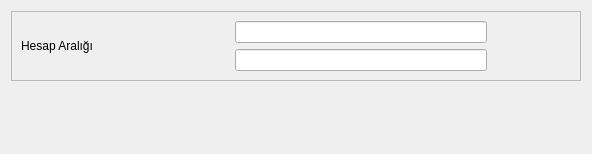
<?xml version="1.0" encoding="UTF-8"?>
<ui version="4.0">
 <class>MUH_HESAP_PLANI_RAPORU_BATCH</class>
 <widget class="QDialog" name="MUH_HESAP_PLANI_RAPORU_BATCH">
  <property name="geometry">
   <rect>
    <x>0</x>
    <y>0</y>
    <width>592</width>
    <height>154</height>
   </rect>
  </property>
  <property name="sizePolicy">
   <sizepolicy hsizetype="Expanding" vsizetype="Expanding">
    <horstretch>0</horstretch>
    <verstretch>0</verstretch>
   </sizepolicy>
  </property>
  <property name="minimumSize">
   <size>
    <width>592</width>
    <height>154</height>
   </size>
  </property>
  <property name="maximumSize">
   <size>
    <width>592</width>
    <height>154</height>
   </size>
  </property>
  <property name="windowTitle">
   <string>Hesap Planı</string>
  </property>
  <layout class="QGridLayout" name="gridLayout" rowstretch="3,0,0" columnstretch="200,0">
   <property name="sizeConstraint">
    <enum>QLayout::SetNoConstraint</enum>
   </property>
   <item row="0" column="0" colspan="2">
    <widget class="QFrame" name="frame_2">
     <property name="sizePolicy">
      <sizepolicy hsizetype="Expanding" vsizetype="Fixed">
       <horstretch>0</horstretch>
       <verstretch>0</verstretch>
      </sizepolicy>
     </property>
     <property name="minimumSize">
      <size>
       <width>0</width>
       <height>0</height>
      </size>
     </property>
     <property name="frameShape">
      <enum>QFrame::StyledPanel</enum>
     </property>
     <property name="frameShadow">
      <enum>QFrame::Raised</enum>
     </property>
     <layout class="QGridLayout" name="gridLayout_2" rowstretch="2,2" columnstretch="1,15,30,10">
      <item row="0" column="0" rowspan="2">
       <widget class="QLabel" name="label">
        <property name="sizePolicy">
         <sizepolicy hsizetype="Fixed" vsizetype="Fixed">
          <horstretch>0</horstretch>
          <verstretch>0</verstretch>
         </sizepolicy>
        </property>
        <property name="text">
         <string>Hesap Aralığı </string>
        </property>
       </widget>
      </item>
      <item row="0" column="2">
       <widget class="QLineEdit" name="lineedit_bas_hesap_ismi">
        <property name="maximumSize">
         <size>
          <width>16777215</width>
          <height>16777215</height>
         </size>
        </property>
        <property name="focusPolicy">
         <enum>Qt::NoFocus</enum>
        </property>
        <property name="readOnly">
         <bool>true</bool>
        </property>
       </widget>
      </item>
      <item row="1" column="2">
       <widget class="QLineEdit" name="lineedit_bts_hesap_ismi">
        <property name="maximumSize">
         <size>
          <width>16777215</width>
          <height>16777215</height>
         </size>
        </property>
        <property name="focusPolicy">
         <enum>Qt::NoFocus</enum>
        </property>
        <property name="readOnly">
         <bool>true</bool>
        </property>
       </widget>
      </item>
      <item row="0" column="1">
       <widget class="QSearchEdit" name="search_edit_bas_hesap_kodu" native="true">
        <property name="sizePolicy">
         <sizepolicy hsizetype="Expanding" vsizetype="Fixed">
          <horstretch>0</horstretch>
          <verstretch>0</verstretch>
         </sizepolicy>
        </property>
        <property name="whatsThis">
         <string>Arama widget. </string>
        </property>
        <property name="QSearchEdit" stdset="0">
         <rect>
          <x>0</x>
          <y>0</y>
          <width>100</width>
          <height>100</height>
         </rect>
        </property>
       </widget>
      </item>
      <item row="1" column="1">
       <widget class="QSearchEdit" name="search_edit_bts_hesap_kodu" native="true">
        <property name="sizePolicy">
         <sizepolicy hsizetype="Expanding" vsizetype="Fixed">
          <horstretch>0</horstretch>
          <verstretch>0</verstretch>
         </sizepolicy>
        </property>
        <property name="whatsThis">
         <string>Arama widget. </string>
        </property>
        <property name="QSearchEdit" stdset="0">
         <rect>
          <x>0</x>
          <y>0</y>
          <width>100</width>
          <height>100</height>
         </rect>
        </property>
       </widget>
      </item>
      <item row="0" column="3">
       <spacer name="horizontalSpacer_2">
        <property name="orientation">
         <enum>Qt::Horizontal</enum>
        </property>
        <property name="sizeHint" stdset="0">
         <size>
          <width>40</width>
          <height>20</height>
         </size>
        </property>
       </spacer>
      </item>
      <item row="1" column="3">
       <spacer name="horizontalSpacer_3">
        <property name="orientation">
         <enum>Qt::Horizontal</enum>
        </property>
        <property name="sizeHint" stdset="0">
         <size>
          <width>40</width>
          <height>20</height>
         </size>
        </property>
       </spacer>
      </item>
     </layout>
    </widget>
   </item>
   <item row="2" column="0">
    <spacer name="horizontalSpacer">
     <property name="orientation">
      <enum>Qt::Horizontal</enum>
     </property>
     <property name="sizeHint" stdset="0">
      <size>
       <width>384</width>
       <height>20</height>
      </size>
     </property>
    </spacer>
   </item>
   <item row="2" column="1">
    <widget class="QWidget" name="widget_batch_buttons" native="true">
     <property name="sizePolicy">
      <sizepolicy hsizetype="Expanding" vsizetype="Fixed">
       <horstretch>0</horstretch>
       <verstretch>0</verstretch>
      </sizepolicy>
     </property>
     <property name="minimumSize">
      <size>
       <width>0</width>
       <height>0</height>
      </size>
     </property>
     <property name="maximumSize">
      <size>
       <width>16777215</width>
       <height>16777215</height>
      </size>
     </property>
    </widget>
   </item>
   <item row="1" column="1">
    <spacer name="verticalSpacer">
     <property name="orientation">
      <enum>Qt::Vertical</enum>
     </property>
     <property name="sizeHint" stdset="0">
      <size>
       <width>20</width>
       <height>45</height>
      </size>
     </property>
    </spacer>
   </item>
  </layout>
 </widget>
 <customwidgets>
  <customwidget>
   <class>QSearchEdit</class>
   <extends>QWidget</extends>
   <header>QSearchEdit.h</header>
  </customwidget>
 </customwidgets>
 <tabstops>
  <tabstop>search_edit_bas_hesap_kodu</tabstop>
  <tabstop>lineedit_bas_hesap_ismi</tabstop>
  <tabstop>search_edit_bts_hesap_kodu</tabstop>
  <tabstop>lineedit_bts_hesap_ismi</tabstop>
 </tabstops>
 <resources/>
 <connections/>
</ui>
